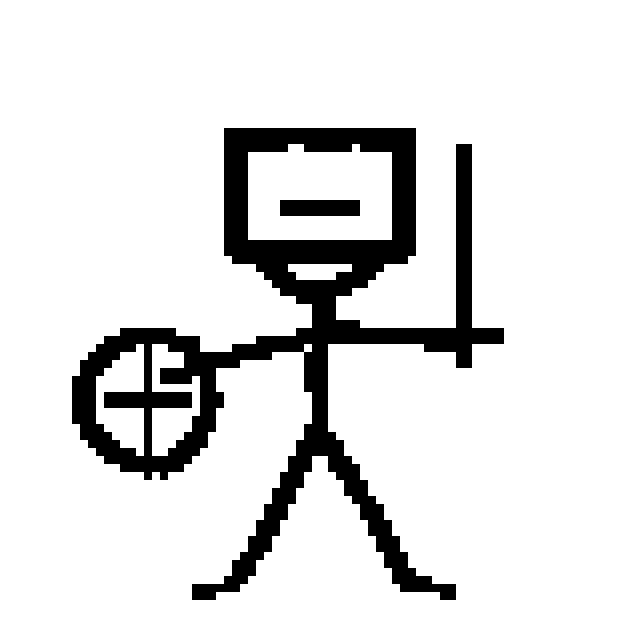
#> input picture assets/art/box_knight_x8.png, 640 x 640 px, given in place of stick_runner_x8.png, which was not available
$ python draw_sticks.py
#> lines starting #> are read from the running program, lines starting #| are printed output that depends on the picture; after the words box and inside, x2 and y2 are one past the last pixel; in counts of white or black regions, pixels touching at a corner belong together
#!/usr/bin/env python3
"""Draw 1-bit 80x80 stick-figure card art in a chunky wobbly MS Paint line."""
from __future__ import annotations

import math
import sys
from pathlib import Path

from PIL import Image

sys.path.insert(0, "/workspace/llc/mockup")
import build_v2 as v2

OUT = Path("/workspace/llc/game/assets/art")
SRC80 = Path("/workspace/llc/game/assets")  # arts used by build go through convert; we'll save final 80s
HI = 320  # draw at 4x, nearest-down to 80


def new_canvas(seed):
    return v2.Canvas(HI, HI, seed=seed)


def to_80(c: v2.Canvas) -> Image.Image:
    bw = c.im.point(lambda p: 0 if p < 128 else 255, mode="L")
    return bw.resize((80, 80), Image.Resampling.NEAREST)


# [83 lines left out: functions wobble_circle, scribble_ball, pixel_crown, save, not called in this run]


def draw_stick_runner():
    c = new_canvas(seed=11)
    # running to the right, leaning forward
    hx, hy, hr = 168, 96, 30
    wobble_circle(c, hx, hy, hr, thick=11, jitter=1.8)
    # dot eyes
    c.stamp(hx - 8, hy - 2, 3.2)
    c.stamp(hx + 10, hy - 4, 3.2)
    # little smile
    c.wobble_line(hx - 6, hy + 10, hx + 10, hy + 11, 3.2, jitter=0.4, overshoot=0)
    # torso: neck to hips, leaning
    hips = (196, 190)
    c.wobble_line(hx, hy + hr - 2, hips[0], hips[1], 11, jitter=1.1, overshoot=0)
    # front arm (right, forward/up)
    c.wobble_line(hx + 6, hy + hr + 18, 268, 150, 9.5, jitter=1.0, overshoot=0)
    # back arm
    c.wobble_line(hx - 4, hy + hr + 20, 86, 168, 9.5, jitter=1.0, overshoot=0)
    # front leg
    c.wobble_line(hips[0], hips[1], 268, 268, 10, jitter=1.0, overshoot=0)
    # back leg
    c.wobble_line(hips[0], hips[1], 118, 286, 10, jitter=1.0, overshoot=0)
    # tiny feet
    c.wobble_line(268, 268, 292, 272, 8, jitter=0.3, overshoot=0)
    c.wobble_line(118, 286, 92, 292, 8, jitter=0.3, overshoot=0)
    # speed lines behind
    for y, x0, x1 in ((70, 20, 90), (110, 16, 78), (150, 24, 86), (200, 20, 70), (250, 30, 80)):
        c.wobble_line(x0, y, x1, y + 2, 6.5, jitter=0.4, overshoot=0)
    return save("stick_runner", c)


def draw_box_knight():
    c = new_canvas(seed=22)
    hx, hy, hr = 160, 118, 28
    wobble_circle(c, hx, hy, hr, thick=11, jitter=1.5)
    # eyes (chin of the circle will peek below the helmet)
    c.stamp(hx - 9, hy + 6, 3.2)
    c.stamp(hx + 9, hy + 6, 3.2)
    # square box helmet OVER the head: fill white so the circle doesn't show through, then restroke
    bw, bh = 84, 58
    bx, by = hx - bw / 2, hy - hr - 22
    pts, _ = c.wobble_roundrect(bx, by, bw, bh, r_corner=3, thick=11, jitter=0.8)
    poly = pts[:-1] if pts and pts[-1] == pts[0] else pts
    c.fill_polygon(poly, color=v2.WHITE)
    c.stroke_points(pts, 5.5)
    # visor slit
    c.wobble_line(hx - 18, by + bh * 0.62, hx + 18, by + bh * 0.62, 7, jitter=0.3, overshoot=0)
    # torso
    hips = (160, 214)
    c.wobble_line(hx, hy + hr, hips[0], hips[1], 11, jitter=0.9, overshoot=0)
    # left arm + shield
    c.wobble_line(hx - 4, hy + hr + 22, 84, 188, 9.5, jitter=0.9, overshoot=0)
    # simple round-ish shield (circle outline with a cross)
    wobble_circle(c, 74, 200, 32, thick=10, jitter=1.2)
    c.wobble_line(74, 176, 74, 224, 5.5, jitter=0.3, overshoot=0)
    c.wobble_line(52, 200, 96, 200, 5.5, jitter=0.3, overshoot=0)
    # right arm + sword
    c.wobble_line(hx + 4, hy + hr + 20, 232, 170, 9.5, jitter=0.9, overshoot=0)
    # sword: blade up, short crossguard
    c.wobble_line(232, 178, 232, 78, 9, jitter=0.4, overshoot=0)
    c.wobble_line(214, 168, 250, 168, 7, jitter=0.3, overshoot=0)
    c.stamp(232, 78, 5)
    # legs
    c.wobble_line(hips[0], hips[1], 118, 292, 10, jitter=0.8, overshoot=0)
    c.wobble_line(hips[0], hips[1], 206, 292, 10, jitter=0.8, overshoot=0)
    c.wobble_line(118, 292, 100, 296, 8, jitter=0.3, overshoot=0)
    c.wobble_line(206, 292, 226, 296, 8, jitter=0.3, overshoot=0)
    return save("box_knight", c)


def draw_lord_of_lines():
    c = new_canvas(seed=33)
    hx, hy, hr = 150, 118, 28
    # cape first, hanging off the left shoulder — a simple triangle that stays behind/aside
    cape = [(138, 154), (52, 250), (128, 230), (138, 154)]
    c.stroke_points(cape, 6)
    wobble_circle(c, hx, hy, hr, thick=11, jitter=1.5)
    c.stamp(hx - 8, hy - 2, 3.2)
    c.stamp(hx + 8, hy - 2, 3.2)
    c.wobble_line(hx - 6, hy + 10, hx + 8, hy + 11, 3.2, jitter=0.3, overshoot=0)
    # pixel crown on the head
    pixel_crown(c, hx, hy - hr + 4)
    # torso
    hips = (150, 220)
    c.wobble_line(hx, hy + hr, hips[0], hips[1], 11, jitter=0.9, overshoot=0)
    # left arm slightly out (cape side)
    c.wobble_line(hx - 2, hy + hr + 18, 84, 200, 9.5, jitter=0.9, overshoot=0)
    # right arm holds staff
    c.wobble_line(hx + 4, hy + hr + 18, 226, 180, 9.5, jitter=0.9, overshoot=0)
    # staff
    c.wobble_line(238, 62, 226, 296, 9, jitter=0.5, overshoot=0)
    c.wobble_line(238, 62, 238, 38, 7, jitter=0.2, overshoot=0)
    c.wobble_line(222, 50, 254, 50, 7, jitter=0.2, overshoot=0)
    c.stamp(238, 38, 5)
    # legs
    c.wobble_line(hips[0], hips[1], 112, 296, 10, jitter=0.8, overshoot=0)
    c.wobble_line(hips[0], hips[1], 192, 296, 10, jitter=0.8, overshoot=0)
    c.wobble_line(112, 296, 96, 300, 8, jitter=0.3, overshoot=0)
    c.wobble_line(192, 296, 210, 300, 8, jitter=0.3, overshoot=0)
    return save("lord_of_lines", c)


def draw_erase():
    """Stick figure being wiped by a simple rectangular eraser."""
    c = new_canvas(seed=44)
    # eraser: simple 3-D box, tilted, upper right
    # front face
    ex, ey, ew, eh = 150, 36, 140, 88
    # draw a tilted rectangle as four wobble sides + a top face
    p1, p2, p3, p4 = (150, 48), (274, 70), (250, 150), (126, 128)
    c.stroke_points([p1, p2, p3, p4, p1], 8)
    # top/side lid
    p5, p6 = (178, 22), (300, 44)
    c.stroke_points([p1, p5, p6, p2], 8)
    # a couple of face lines so it reads as a block
    c.wobble_line(138, 88, 262, 110, 5, jitter=0.4, overshoot=0)
    # crumbs
    for pt in [(130, 150), (148, 168), (170, 158), (120, 176), (200, 170), (110, 200)]:
        c.stamp(pt[0], pt[1], 3.2)
    # stick figure, lower left, mid-erase (right arm fading / missing)
    hx, hy, hr = 108, 168, 28
    wobble_circle(c, hx, hy, hr, thick=11, jitter=1.6)
    c.stamp(hx - 8, hy - 2, 3.2)
    c.stamp(hx + 8, hy - 2, 3.2)
    c.wobble_line(hx - 6, hy + 10, hx + 8, hy + 11, 3.2, jitter=0.3, overshoot=0)
    hips = (112, 250)
    c.wobble_line(hx, hy + hr, hips[0], hips[1], 11, jitter=0.9, overshoot=0)
    # left arm
    c.wobble_line(hx - 2, hy + hr + 16, 48, 230, 9.5, jitter=0.9, overshoot=0)
    # right arm goes into the eraser crumbs and stops short (being erased)
    c.wobble_line(hx + 4, hy + hr + 16, 150, 200, 9, jitter=1.2, overshoot=0)
    # dashed remainder
    c.wobble_line(158, 196, 176, 190, 4.5, jitter=0.6, overshoot=0)
    c.stamp(188, 186, 2.4)
    # legs
    c.wobble_line(hips[0], hips[1], 74, 306, 10, jitter=0.8, overshoot=0)
    c.wobble_line(hips[0], hips[1], 154, 306, 10, jitter=0.8, overshoot=0)
    return save("erase", c)


def draw_dot_dummy():
    """Scribble-ball creature with stick limbs, not a stipple blob."""
    c = new_canvas(seed=55)
    # body: loopy scribble
    scribble_ball(c, 160, 204, 58, thick=8)
    # head: outline + a couple loose loops, leave the face open
    wobble_circle(c, 160, 100, 50, thick=10, jitter=2.0)
    wobble_circle(c, 162, 102, 44, thick=6, jitter=2.2)
    # one loose inner scribble above the face
    c.wobble_line(140, 74, 180, 78, 5, jitter=2.4, overshoot=0)
    c.wobble_line(148, 64, 170, 70, 5, jitter=2.0, overshoot=0)
    # face sits in the open lower half of the head
    c.stamp(146, 100, 4.5)
    c.stamp(176, 100, 4.5)
    c.wobble_line(146, 118, 176, 120, 4, jitter=0.5, overshoot=0)
    # stick arms
    c.wobble_line(110, 180, 48, 210, 10, jitter=1.0, overshoot=0)
    c.wobble_line(210, 180, 274, 210, 10, jitter=1.0, overshoot=0)
    c.stamp(48, 210, 7)
    c.stamp(274, 210, 7)
    # stick legs
    c.wobble_line(140, 250, 118, 306, 10, jitter=0.8, overshoot=0)
    c.wobble_line(180, 250, 204, 306, 10, jitter=0.8, overshoot=0)
    c.stamp(118, 306, 7)
    c.stamp(204, 306, 7)
    return save("dot_dummy", c)


def main():
    draw_stick_runner()
#> (the call stopped at in new_canvas, `return v2.Canvas(HI, HI, seed=seed)`: build_v2 is not available in this run)
    draw_box_knight()
#> (the call stopped at in new_canvas, `return v2.Canvas(HI, HI, seed=seed)`: build_v2 is not available in this run)
    draw_lord_of_lines()
#> (the call stopped at in new_canvas, `return v2.Canvas(HI, HI, seed=seed)`: build_v2 is not available in this run)
    draw_erase()
#> (the call stopped at in new_canvas, `return v2.Canvas(HI, HI, seed=seed)`: build_v2 is not available in this run)
    draw_dot_dummy()
#> (the call stopped at in new_canvas, `return v2.Canvas(HI, HI, seed=seed)`: build_v2 is not available in this run)
    # contact sheet of x8
    names = ["stick_runner", "box_knight", "lord_of_lines", "erase", "dot_dummy"]
    sheet = Image.new("RGB", (640 * 5 + 16, 656), (255, 255, 255))
#> sheet: PIL image 3216x656 RGB; every value is 255
    for i, n in enumerate(names):
        im = Image.open(OUT / f"{n}_x8.png").convert("RGB")
#> im: PIL image 640x640 RGB; 88.3% white; 2 black regions, box (x1, y1, x2, y2) and area: (72, 128, 504, 600) 46656, (280, 200, 360, 216) 1280
        sheet.paste(im, (8 + i * 640, 8))
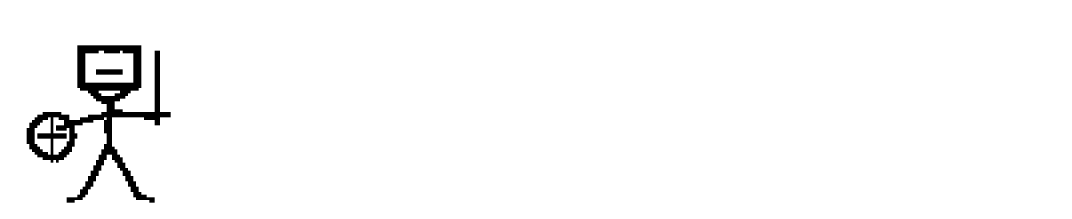
#> sheet: PIL image 3216x656 RGB (shown at 1/3 size); 97.7% white; 2 black regions, box (x1, y1, x2, y2) and area: (80, 136, 512, 608) 46656, (288, 208, 368, 224) 1280
#> pass 3 of the loop in main, `for i, n in enumerate(names):`:
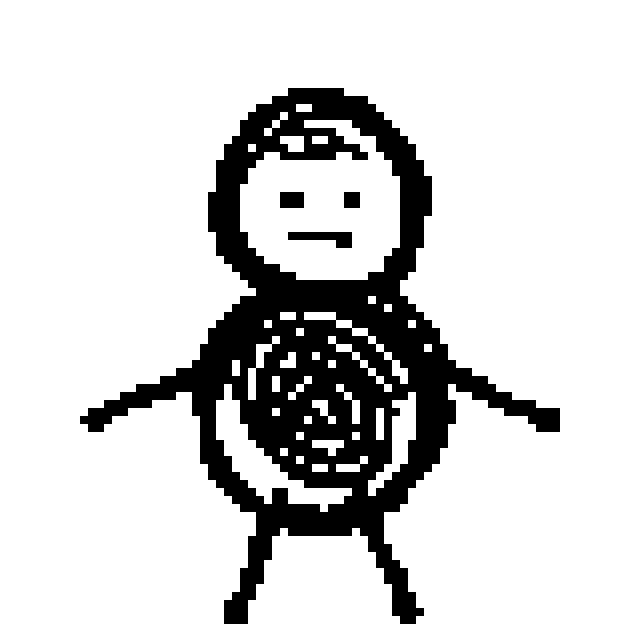
#> input picture assets/art/dot_dummy_x8.png, 640 x 640 px, given in place of lord_of_lines_x8.png, which was not available
#> im: PIL image 640x640 RGB; 83.1% white; 4 black regions, box (x1, y1, x2, y2) and area: (80, 88, 560, 624) 67840, (288, 232, 352, 248) 640, (280, 192, 304, 208) 384, (344, 192, 360, 208) 256
#> in main, `sheet.paste(im, (8 + i * 640, 8))`:
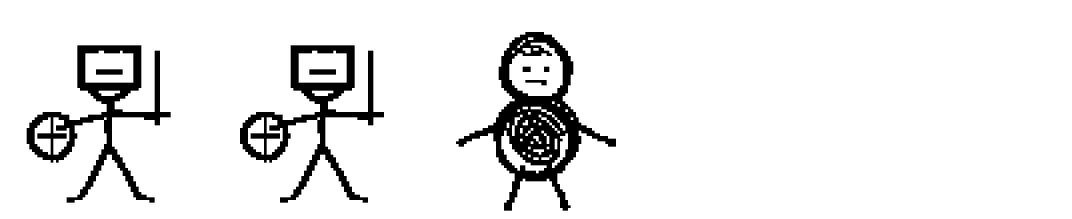
#> sheet: PIL image 3216x656 RGB (shown at 1/3 size); 92.2% white; 8 black regions, largest, box (x1, y1, x2, y2) and area: (1368, 96, 1848, 632) 67840, (80, 136, 512, 608) 46656, (720, 136, 1152, 608) 46656
#> the loop made 5 passes; the first 3 are shown
    sheet.save(OUT / "sticks_sheet.png")
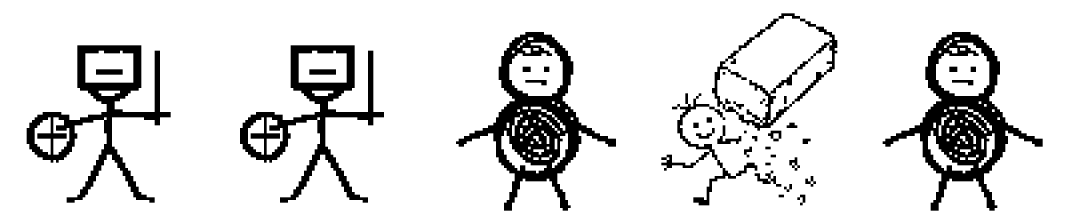
#> saved as sticks_sheet.png: PIL image 3216x656 RGB (shown at 1/3 size); 87.2% white; 37 black regions, largest, box (x1, y1, x2, y2) and area: (1368, 96, 1848, 632) 67840, (2648, 96, 3128, 632) 67840, (80, 136, 512, 608) 46656
    print("sheet", sheet.size)
#| sheet (3216, 656)


if __name__ == "__main__":
    main()
